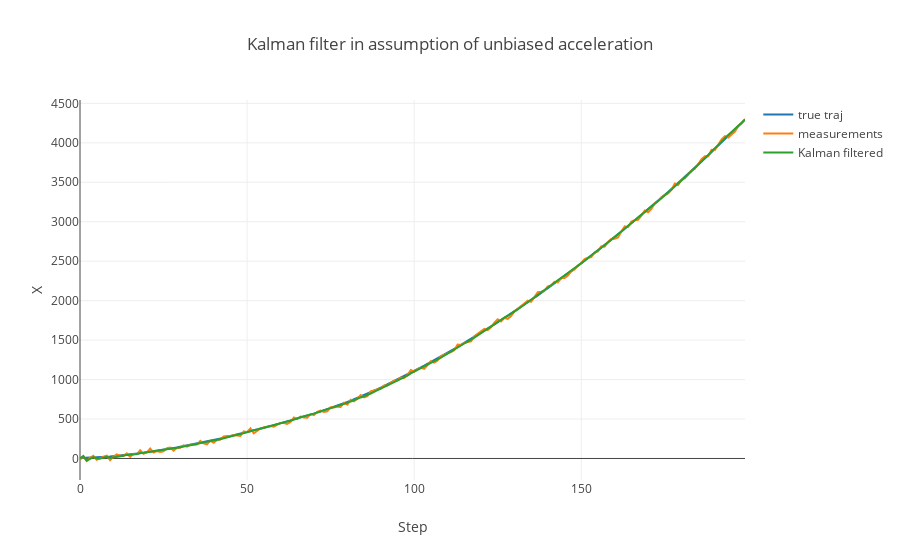

The notebook cell this image was saved under:
### Code cell
data = [
#     go.Scatter(
#         y=P_filtered[2:],
#         name='filtration error cov matr P'
#     ),
#     go.Scatter(
#         y=error_e[2:],
#         name='estimation error'
#     ),
    go.Scatter(
        y=tr_biased,
        name='true traj'
    ),
    go.Scatter(
        y=msr,
        name='measurements'
    ),
    go.Scatter(
        y=X_filtered,
        name='Kalman filtered'
    ),
]

layout= go.Layout(
    title= 'Kalman filter in assumption of unbiased acceleration',
    xaxis= dict(
        title= 'Step',
    ),
    yaxis=dict(
        title= 'X',
    ),
    showlegend= True
)
fig= go.Figure(data=data, layout=layout)
iplot(fig)

### Figure 1 — Plotly figure (JSON) as saved in the notebook; plotly's stock layout.template omitted (floating-point values rounded to 4 significant figures; data arrays with more than 128 entries replaced by an {"elided": "..."} marker saying what was removed)
{"data": [{"name": "true traj", "type": "scatter", "uid": "d199fa28-d05c-11e8-8769-20c9d081d2d3", "y": {"elided": "200 float values"}}, {"name": "measurements", "type": "scatter", "uid": "d19a3100-d05c-11e8-a704-20c9d081d2d3", "y": {"elided": "200 float values"}}, {"name": "Kalman filtered", "type": "scatter", "uid": "d19a32e8-d05c-11e8-b79d-20c9d081d2d3", "y": {"elided": "200 float values"}}], "layout": {"showlegend": true, "title": "Kalman filter in assumption of unbiased acceleration", "xaxis": {"title": "Step"}, "yaxis": {"title": "X"}}}
